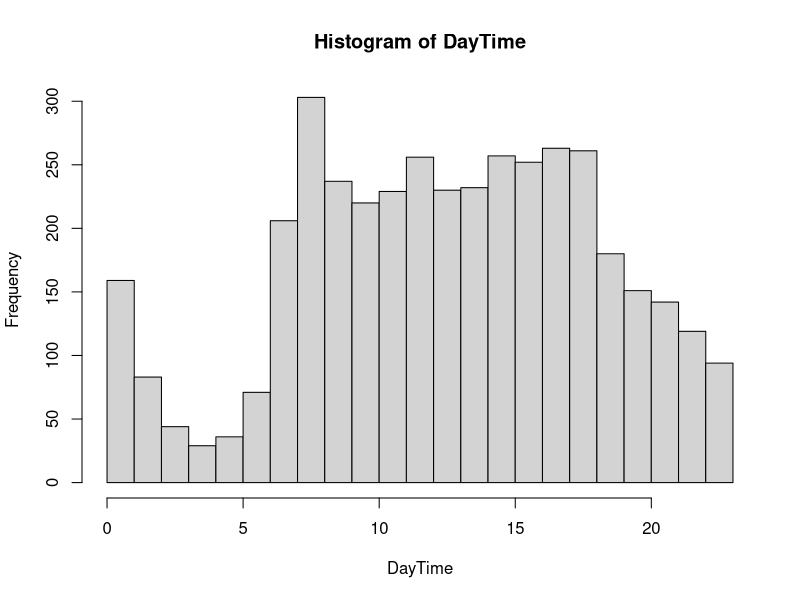
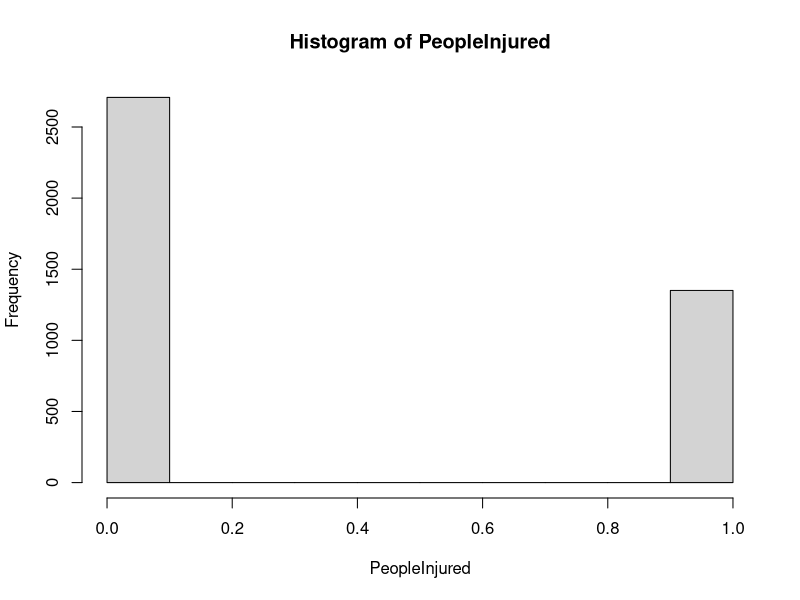
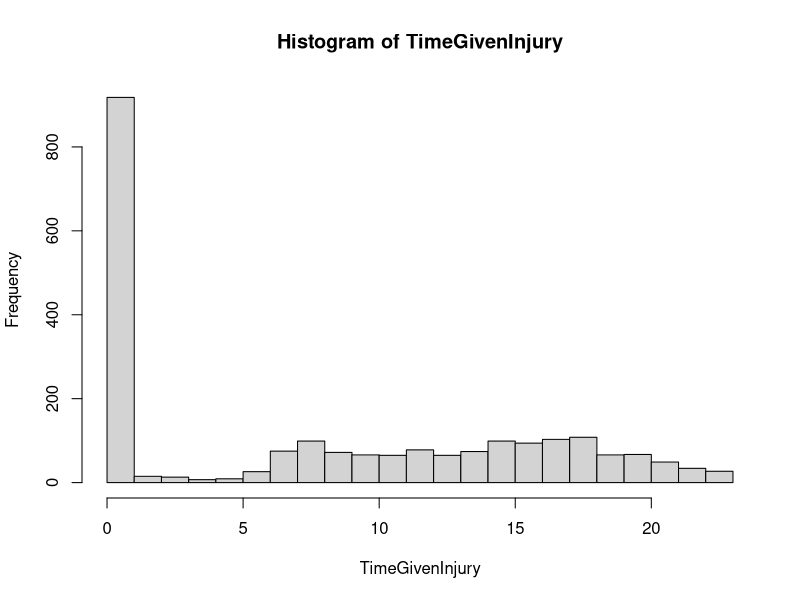

R code for these plots, in order:
CarData <- read.csv(file = 'motor-vehicle-crash-reports-1.csv')
library(ggplot2)
Time1=CarData[,2]
DayTime=as.integer(format(strptime(Time1,"%H:%M"),'%H'))

#(CarData[2,], geom="histogram")
hist(DayTime, breaks=23)
PeopleInjured = CarData[,41]
hist(PeopleInjured)
#This initializes the length of TimeGivenInjury
count <- 0
for (x in 1:length(PeopleInjured)){
  if (PeopleInjured[x] > 0){
    count <- count+1
  }
}
#This creates TimeGivenInjury
TimeGivenInjury=integer(count)
for (x in 1:length(PeopleInjured)){
  if (PeopleInjured[x] > 0){
    TimeGivenInjury[x] <- DayTime[x]
  }
}
hist(TimeGivenInjury, breaks=23)